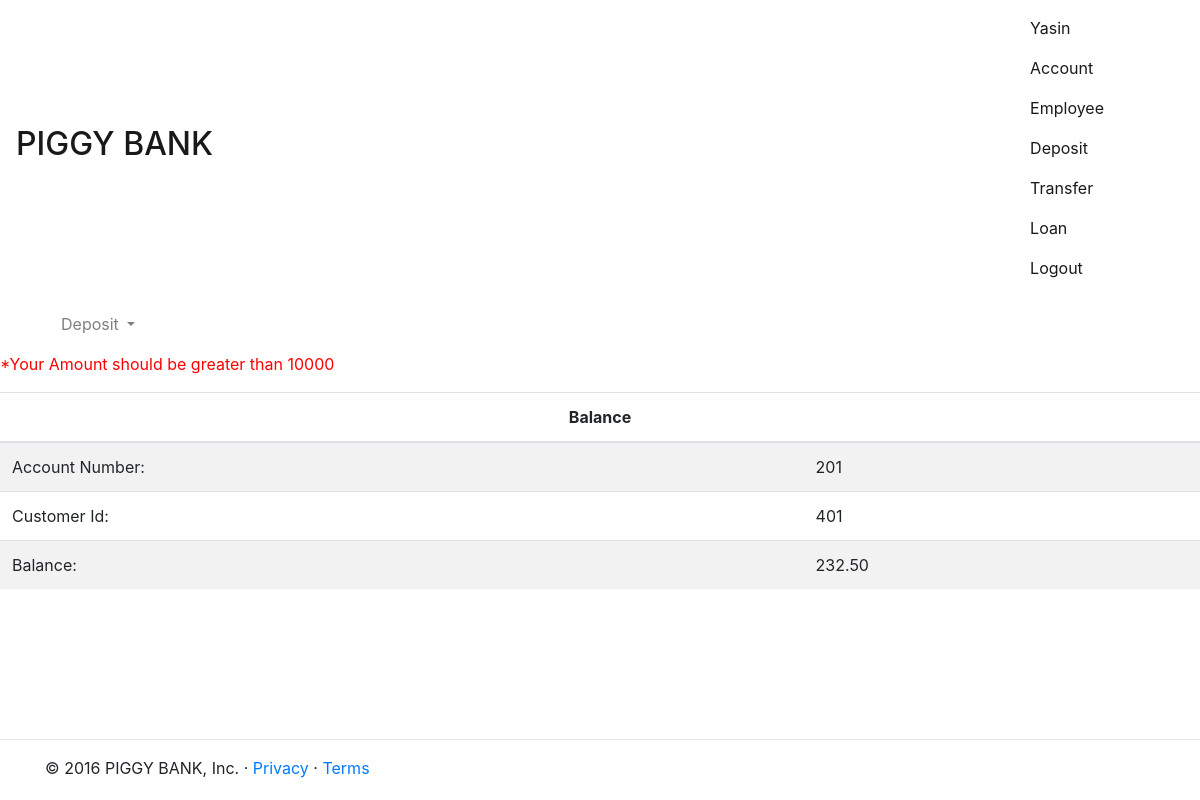
Page /deposit.php?deposit_task=view_balance (signed in) on the committed database.
### tables this page shows
CREATE TABLE `account` (
  `account_number` int(5) NOT NULL,
  `customer_id` int(5) NOT NULL,
  `branch_no` int(5) NOT NULL,
  `balance` decimal(10,2) NOT NULL,
  `assests` decimal(10,2) NOT NULL,
  `account_type` varchar(40) DEFAULT NULL,
  PRIMARY KEY (`account_number`)
);

### deposit.php (the view, shortened to what this page needs)
<?php
require('usr_funcs.php');
require('config.php');
@$get_task=$_GET['deposit_task'];
if($get_task=='view_balance'){
  try{
                if($_SESSION['user_type']=='customer'){
                    $sql="SELECT account_number,customer_id,balance from account where account_number=".$_SESSION['valid_user_id']."";
                }else{
                    $sql="select * from employee where employee_id=".$_SESSION['valid_user'];
                }
            if($result=$mysqli->query($sql)){
                if($result->num_rows >0){
                    if($row=$result->fetch_array()){
    if(emp_check()){ account_emp(); }else{ ?>
  <table class='table table-striped'>
    <thead>
      <tr>
        <th colspan='2' class='table-inverse'>
          <center>Balance</center>
        </th>
      </tr>
    </thead>
    <tr>
      <td>Account Number: </td>
      <td>
        <?php echo $row[0]; ?>
      </td>
    </tr>
    <tr>
      <td>Customer Id: </td>
      <td>
        <?php echo $row[1]; ?>
      </td>
    </tr>
    <tr>
      <td>Balance: </td>
      <td>
        <?php echo $row[2]; ?>
      </td>
    </tr>
    <?php if($row[2]<10000){echo "<p><span style='color:red;'>*Your Amount should be greater than 10000</span></p>";} ?>
  </table>
  <?php
                    }
                    }else{
                        throw new Exception("Something Went Wrong. Can't fetch_array()");
                    }
                }else{
                    throw new Exception("Sorry You haven't entered the details yet.");
                }
            } else{
                throw new Exception("Something went wrong. Can't execute the query");
            }
        }catch(Exception $e){
                do_exp_content($e->getMessage());
            }
}
  ?>

### rows in the picture
account: account_number "201", customer "401", balance "232.50"

### other values in the picture
$user "Yasin"
